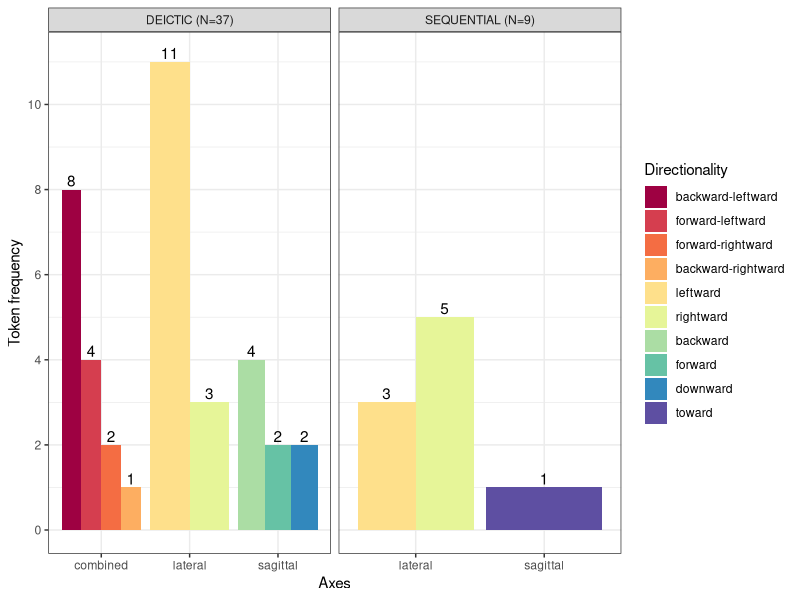
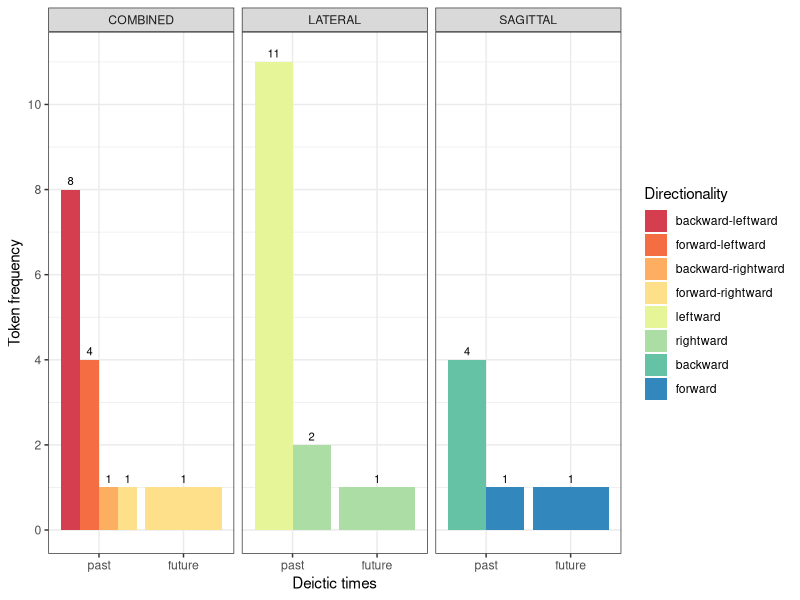

These figures' R source, in order:
# Gesture Data Analyses ==========================
library(tidyverse)
library(RColorBrewer)

## load the gesture annotation notes
gesture_notes <- readr::read_lines("data/temporal_gesture_annotation_notes.txt")

## 0. gesture about deictic vs. sequential times
### gestures for talking about sequential time
(sequential_lateral <- sum(str_count(gesture_notes, "<sequential-lateral")))
(sequential_sagittal <- sum(str_count(gesture_notes, "<sequential-sagittal")))
(sequential_gestures_n <- sum(sequential_lateral, sequential_sagittal)) # see cell D63 in the Excel Sheet file
(sequential_directionality_type <- str_extract(unlist(str_extract_all(gesture_notes, "<sequential-[ls].+\\/>")), "[a-z-]+ward"))

sequential_df <- str_subset(gesture_notes, "<sequential-[sl]") %>% 
  str_extract("<.+\\/>") %>% 
  str_replace_all("(^<sequential-|\"\\/>$|\")", "") %>% 
  str_replace_all("(\\/><(speaker=)?)", "_") %>% 
  tibble(origin = .) %>% 
  separate(origin, c("axes", "handedness", "directionality", "congruency", "speaker"), sep = "_")

### proportion of lateral and sagittal axes in sequential time & directionality count
(sequential_axes <- c(sequential_lateral, sequential_sagittal))
(names(sequential_axes) <- c("lateral", "sagittal"))
sequential_axes
round(prop.table(sequential_axes) * 100)
rev(sort(table(sequential_directionality_type)))
sequential_directionality_df <- tibble(directionality = sequential_directionality_type) %>% 
  count(directionality, sort = TRUE) %>% 
  mutate(axes = if_else(directionality == "toward", "sagittal", "lateral"),
         temporal_reference = "sequential") %>% 
  select(temporal_reference, axes, directionality, n)
sequential_directionality_df

### statistical tests for the sagittal vs. lateral axes in sequential time
binom.test(x = sequential_lateral, n = sequential_gestures_n, alternative = "greater")
binom.test(x = sequential_lateral, n = sequential_gestures_n, alternative = "greater")$p.value < 0.05 # TRUE

### gestures for talking about deictic time
(deictic_gestures_n <- sum(str_count(gesture_notes, "<deictic-")))
# 37 gestures accompanying utterances about deictic time (PAST, PRESENT, FUTURE)

### proportion of deictic vs. sequential time gestures
(deictic_vs_sequential <- c(deictic_gestures_n, sequential_gestures_n))
names(deictic_vs_sequential) <- c("deictic", "sequential")
round(prop.table(deictic_vs_sequential) * 100)

### statistical tests for deictic time vs. sequential time
binom.test(x = deictic_gestures_n, n = sum(deictic_vs_sequential), p = 0.5)
binom.test(x = deictic_gestures_n, n = sum(deictic_vs_sequential), p = 0.5)$p.value < 0.001

# DEICTIC TIME
## 1. axes: 
### 1.1 lateral (leftward-rightward), 
axes_deictic_lateral_sum <- str_subset(gesture_notes, "<deictic-") %>% 
  str_count("<leftward/>|<rightward/>") %>% sum()
axes_deictic_lateral_sum
axes_deictic_lateral_type <- str_subset(gesture_notes, "<deictic-") %>% 
  str_subset("<leftward/>|<rightward/>") %>% 
  str_extract("(?<=<)leftward(?=\\/>)|(?<=<)rightward(?=\\/>)")
table(axes_deictic_lateral_type)
axes_deictic_lateral_type_df <- tibble(directionality = axes_deictic_lateral_type) %>% 
  mutate(temporal_reference = "deictic", axes = "lateral") %>% 
  count(temporal_reference, axes, directionality) %>% 
  arrange(desc(n))
axes_deictic_lateral_type_df

### 1.2 sagittal (forward-backward), 
axes_deictic_sagittal_sum <- str_subset(gesture_notes, "<deictic-") %>% 
  str_count("<backward/>|<forward/>|<downward/>") %>% sum()
axes_deictic_sagittal_sum
axes_deictic_sagittal_type <- str_subset(gesture_notes, "<deictic-") %>% 
  str_subset("<backward/>|<forward/>|<downward/>") %>% 
  str_extract("(?<=<)backward(?=\\/>)|(?<=<)forward(?=\\/>)|(?<=<)downward(?=\\/>)")
sort(table(axes_deictic_sagittal_type), decreasing = TRUE)
axes_deictic_sagittal_type_df <- tibble(directionality = axes_deictic_sagittal_type) %>% 
  mutate(temporal_reference = "deictic", axes = "sagittal") %>% 
  count(temporal_reference, axes, directionality) %>% 
  arrange(desc(n))
axes_deictic_sagittal_type_df

### 1.3 combined
axes_deictic_combined_sum <- str_subset(gesture_notes, "<deictic-") %>% 
  str_subset("(<rightward/>|<leftward/>|<forward/>|<backward/>|<downward/>)", negate = TRUE) %>% 
  length()
axes_deictic_combined_sum
axes_deictic_combined_type <- str_subset(gesture_notes, "<deictic-") %>% 
  str_extract("(?<=<)[a-z]+ward\\-[a-z]+ward(?=\\/>)") %>% 
  .[!is.na(.)]
sort(table(axes_deictic_combined_type), decreasing = TRUE)
axes_deictic_combined_type_df <- tibble(directionality = axes_deictic_combined_type) %>% 
  mutate(temporal_reference = "deictic", axes = "combined") %>% 
  count(temporal_reference, axes, directionality) %>% 
  arrange(desc(n))
axes_deictic_combined_type_df

# multinomial test for the directionality in the combined axes
dmultinom(sort(table(axes_deictic_combined_type), decreasing = TRUE), prob = rep(1/length(table(axes_deictic_combined_type)), length(table(axes_deictic_combined_type))))
dmultinom(sort(table(axes_deictic_combined_type), decreasing = TRUE), prob = rep(1/length(table(axes_deictic_combined_type)), length(table(axes_deictic_combined_type)))) < 0.001

### 1.3.1 participants of the combined-axes
axes_deictic_combined_speakers <- str_subset(gesture_notes, "<deictic-") %>% 
  str_subset("(<rightward/>|<leftward/>|<forward/>|<backward/>|<downward/>)", negate = TRUE) %>% 
  str_extract("(?<=<speaker\\=.)([a-zA-Z-]+)(?=.)")
table(axes_deictic_combined_speakers)
round(prop.table(table(axes_deictic_combined_speakers))*100)

axes_deictic_all <- c(lateral = axes_deictic_lateral_sum, 
                      sagittal = axes_deictic_sagittal_sum, 
                      combined = axes_deictic_combined_sum)
(axes_deictic_all <- sort(axes_deictic_all, decreasing = TRUE))

### 1.4 proportion of axes for deictic all
axes_deictic_all
axes_deictic_all_proportion <- round(prop.table(axes_deictic_all) * 100)

### 1.5 statistical test for the axes in the deictic time
axes_deictic_all
dmultinom(axes_deictic_all, prob = rep(1/length(axes_deictic_all), length(axes_deictic_all)))
dmultinom(axes_deictic_all, prob = rep(1/length(axes_deictic_all), length(axes_deictic_all))) < 0.01

### 1.7 for PRESENT
present_expressions_gesture <- str_subset(gesture_notes, "<deictic-[a-z]+-present-[a-z]+")
present_position_construal <- str_extract(present_expressions_gesture, "(?<=present-)([a-z]+)")
present_reached_from <- str_extract(present_expressions_gesture, "(?<=past-)[a-z]+")
present_handedness <- str_extract(present_expressions_gesture, "(?<=<)[a-z-]+hands?(?=\\/>)")
present_speaker <- str_extract(present_expressions_gesture, "(?<=<speaker..)[^\"]+(?=\")")
present_gesture_type <- str_extract(present_expressions_gesture, "(?<=<)(sequential|isolated)-gesture")

present_df <- tibble(position = present_position_construal, reached_from = present_reached_from, handedness = present_handedness, speaker = present_speaker, gesture_type = present_gesture_type)
present_df

### 1.8 data for visualisation of TEMPORAL-REFERENCE * AXIS * DIRECTIONALITY
plot_df1 <- 
bind_rows(axes_deictic_combined_type_df, 
          axes_deictic_lateral_type_df, 
          axes_deictic_sagittal_type_df, 
          sequential_directionality_df) %>%
  mutate(directionality = factor(directionality,
                                 levels = c("backward-leftward", "forward-leftward", "forward-rightward", "backward-rightward", "leftward", "rightward", "backward", "forward", "downward", "toward")))
plot_df1
plot_df1 %>% 
  ggplot(aes(x = axes, y = n, fill = directionality)) + 
  geom_col(position = "dodge") +
  geom_text(aes(label = n), position = position_dodge(.9), vjust = -.25) +
  facet_wrap(~temporal_reference, scales = "free_x",
             labeller = labeller(temporal_reference = c(deictic = paste("DEICTIC (N=", deictic_gestures_n, ")", sep = ""), sequential = paste("SEQUENTIAL (N=", sequential_gestures_n, ")", sep = "")))) +
  labs(y = "Token frequency", x = "Axes", fill = "Directionality") +
  scale_fill_brewer(type = "div", palette = "Spectral") +
  scale_y_continuous(limits = c(0, 11.15), 
                     breaks = c(0, 2, 4, 6, 8, 10)) + 
  theme_bw() # +
  # ggsave("figures/fig-2-directionality-and-axes-for-temporal-gestures.png", width = 8, height = 4, units = "in", dpi = 300)

### freq. of sagittal gestures in deictic vs. sequential time
(sagittal_in_deictic <- axes_deictic_all[names(axes_deictic_all) == "sagittal"])
(sagittal_in_sequential <- sequential_axes[names(sequential_axes) == "sagittal"])
binom.test(c(sagittal_in_deictic, sagittal_in_sequential), alternative = "greater")
binom.test(c(sagittal_in_deictic, sagittal_in_sequential), alternative = "greater")$p.value < 0.05

### freq of lateral vs. sagittal in deictic and sequential time
lateral_all <- sequential_axes[names(sequential_axes) == "lateral"] + axes_deictic_all[names(axes_deictic_all) == "lateral"]
sagittal_all <- sequential_axes[names(sequential_axes) == "sagittal"] + axes_deictic_all[names(axes_deictic_all) == "sagittal"]
(all_lateral_vs_sagittal <- c(lateral_all, sagittal_all))
round(prop.table(all_lateral_vs_sagittal)*100)
binom.test(all_lateral_vs_sagittal)
binom.test(all_lateral_vs_sagittal)$p.value < 0.05


## 2. handedness: left-hand, right-hand, bimanual
handedness_deictic <- str_subset(gesture_notes, "<deictic-") %>% 
  str_extract("(right|left|both)hands?")
(handedness_deictic_count <- sort(table(handedness_deictic), decreasing = TRUE))
round(prop.table(handedness_deictic_count) * 100)
dmultinom(handedness_deictic_count, prob = rep(1/length(handedness_deictic_count), length(handedness_deictic_count)))
dmultinom(handedness_deictic_count, prob = rep(1/length(handedness_deictic_count), length(handedness_deictic_count))) < 0.001
chisq.test(handedness_deictic_count)$p.value < 0.01

handedness_sequential <- str_subset(gesture_notes, "<sequential-[sl]") %>% 
  str_extract("(right|left|both)hands?")
(handedness_sequential_count <- sort(table(handedness_sequential), decreasing = TRUE))
round(prop.table(handedness_sequential_count) * 100)


## 3. (in)congruence (across axes) for deictic time:
### 3.1 (in)congruence-lateral
congruence_lateral <- str_subset(gesture_notes, "<deictic-") %>% 
  str_subset("(<rightward/>|<leftward/>)") %>% 
  str_extract("(?<=<)([a-z-]+)?congr[a-z]+")
(congruence_lateral <- sort(table(congruence_lateral), decreasing = TRUE))
tapply(congruence_lateral, str_detect(names(congruence_lateral), "incongruent", negate = TRUE), sum)
sum(tapply(congruence_lateral, str_detect(names(congruence_lateral), "incongruent", negate = TRUE), sum))
round(prop.table(congruence_lateral) * 100, 2)

congruence_lateral_with_time_reference_directionality <- str_subset(gesture_notes, "<deictic-") %>% 
  str_subset("(<leftward/>|<rightward/>)") %>% 
  str_extract_all("<.+\\/>") %>% 
  unlist()
congruence_lateral_with_time_reference_directionality <- congruence_lateral_with_time_reference_directionality %>% 
  str_replace_all("(past|future).+?([a-z-]+hands?).+?([a-z-]+ward).+?<(([a-z-]+)?congr[a-z]+).+speaker..([a-zA-Z]+).+", "\\1_\\2_\\3_\\4_\\6") %>% 
  tibble(time_reference = .) %>% 
  separate(time_reference, c("time", "handedness", "directionality", "congruency", "speaker"), sep = "_", remove = FALSE) %>% 
  mutate(time = str_replace(time, "<deictic-lateral", ""),
         time = if_else(str_detect(time, "<past$"),
                        str_extract(time, "(?<=<)past$"),
                        str_extract(time, "(?<=\\-)[a-z]+"))) %>% 
  mutate(handedness = if_else(is.na(handedness),
                              str_extract(time_reference, "(?<=<)([a-z-]+hands?)"),
                              handedness),
         directionality = if_else(is.na(directionality),
                                  str_extract(time_reference, "(?<=<)([a-z-]+ward)"),
                                  directionality),
         congruency = if_else(is.na(congruency),
                              str_extract(time_reference, "(?<=<)(([a-z-]+)?congr[a-z]+)"),
                              congruency),
         speaker = if_else(is.na(speaker),
                           str_extract(time_reference, "(?<=speaker..)[A-Za-z]+"),
                           speaker)) %>% 
  mutate(congruency_simple = if_else(congruency == "incongruent", "incongruent", "congruent"),
         axis = "lateral")
congruence_lateral_with_time_reference_directionality

### 3.2 (in)congruence-sagittal
congruence_sagittal <- str_subset(gesture_notes, "<deictic-") %>% 
  str_subset("(<backward/>|<forward/>|<downward/>)") %>% 
  str_extract("(?<=<)([a-z-]+)?congr[a-z]+")
(congruence_sagittal <- sort(table(congruence_sagittal), decreasing = TRUE))
round(prop.table(congruence_sagittal) * 100, 2)

congruence_sagittal_with_time_reference_directionality <- str_subset(gesture_notes, "<deictic-") %>% 
  str_subset("(<backward/>|<forward/>|<downward/>)") %>% 
  str_extract_all("<.+\\/>") %>% 
  unlist()
congruence_sagittal_with_time_reference_directionality <- congruence_sagittal_with_time_reference_directionality %>% 
  str_replace_all("<.+?(past|future|present).+?([a-z-]+hands?).+?([a-z-]+ward).+?<(([a-z-]+)?congr[a-z]+).+speaker..([a-zA-Z]+).+", "\\1_\\2_\\3_\\4_\\6") %>% 
  tibble(time_reference = .) %>% 
  separate(time_reference, c("time", "handedness", "directionality", "congruency", "speaker"), sep = "_", remove = FALSE) %>% 
  mutate(congruency_simple = if_else(congruency == "incongruent", "incongruent", "congruent"),
         axis = "sagittal")


### 3.3 (in)congruence-combined
congruence_combined <- str_subset(gesture_notes, "<deictic-") %>% 
  str_subset("(<rightward/>|<leftward/>|<forward/>|<backward/>|<downward/>)", negate = TRUE) %>% 
  str_extract("(?<=<)([a-z-]+)?congr[a-z]+")
congruence_combined
(congruence_combined <- sort(table(congruence_combined), decreasing = TRUE))
(congruence_combined_sum <- c(congruence = sum(congruence_combined[1:2]), congruence_combined[3]))
round(prop.table(congruence_combined_sum) * 100, 2)

congruence_combined_with_time_reference_directionality <- str_subset(gesture_notes, "<deictic-") %>% 
  str_subset("(?<=<)[a-z]+ward\\-[a-z]+ward(?=\\/>)") %>% 
  str_extract_all("<.+\\/>") %>% 
  unlist()
congruence_combined_with_time_reference_directionality <- congruence_combined_with_time_reference_directionality %>% 
  str_replace_all("<.+?(past|future|present).+?([a-z-]+hands?).+?([a-z-]+ward\\-[a-z-]+ward).+?<(([a-z-]+)?congr[a-z]+).+speaker..([a-zA-Z]+).+", "\\1_\\2_\\3_\\4_\\6") %>% 
  tibble(time_reference = .) %>% 
  separate(time_reference, c("time", "handedness", "directionality", "congruency", "speaker"), sep = "_", remove = FALSE) %>% 
  mutate(congruency_simple = if_else(congruency == "incongruent", "incongruent", "congruent"),
         axis = "combined")
congruence_combined_with_time_reference_directionality

congruency_all <- bind_rows(congruence_combined_with_time_reference_directionality, congruence_lateral_with_time_reference_directionality, congruence_sagittal_with_time_reference_directionality) %>% 
  mutate(time = factor(time, levels = c("past", "present", "future")),
         handedness = factor(handedness, levels = c("righthand", "lefthand", "bothhands")),
         axis = factor(axis, levels = c("sagittal", "lateral", "combined")),
         congruency = factor(congruency, levels = c("congruent", "doubly-congruent", "singly-congruent", "incongruent")))
congruency_all

### congruency overall
congruency_all %>% 
  count(congruency_simple) %>% 
  mutate(perc = round(n/sum(n) * 100))
congruency_all %>% count(axis, congruency)
congruency_all %>% count(congruency_simple, axis) %>% arrange(axis)

### 3.4 congruency mapping for the deictic-time reference, directionality, and axes
plot_df <- congruency_all %>% 
  filter(time != "present") %>%
  mutate(axis = fct_rev(axis)) %>% 
  count(time, directionality, axis) %>% 
  mutate(directionality = factor(directionality,
                                 levels = c("backward-leftward", "forward-leftward", "backward-rightward", "forward-rightward", "leftward", "rightward", "backward", "forward"))) %>% 
  arrange(axis, directionality)
plot_df %>% 
  ggplot(aes(x = time, y = n, fill = directionality)) + 
  geom_col(position = "dodge") +
  geom_text(aes(label = n), position = position_dodge(.9), vjust = -.5, size = 2.85) + 
  facet_wrap(~axis, labeller = labeller(axis = c(combined = "COMBINED", lateral = "LATERAL", sagittal = "SAGITTAL"))) +
  labs(y = "Token frequency", x = "Deictic times", fill = "Directionality") + 
  theme_bw() +
  scale_y_continuous(limits = c(0, 11.15), breaks = c(0, 2, 4, 6, 8, 10)) +
  scale_fill_brewer(type = "div", palette = "Spectral") # +
  # ggsave("figures/fig-3-directionality-of-deictic-time.png", width = 8, height = 3.5, units = "in", dpi = 300)

### past vs. future utterances
plot_df %>% 
  group_by(time) %>% 
  summarise(n = sum(n)) %>% 
  mutate(perc = round(n/sum(n) * 100))

### multinomial test for directionality of PAST in combined axes
past_combined <- pull(filter(plot_df, axis == "combined", time == "past"), n)
(names(past_combined) <- pull(filter(plot_df, axis == "combined", time == "past"), directionality))
past_combined
prop.table(past_combined)
past_combined_prop <- round(prop.table(past_combined)*100)
dmultinom(past_combined, prob = rep(1/length(past_combined), length(past_combined)))
dmultinom(past_combined, prob = rep(1/length(past_combined), length(past_combined))) < 0.001

## handedness of BACKWARD-LEFTAWRD - PAST gesture
congruency_all %>% 
  count(directionality, handedness, time, axis) %>% 
  filter(axis == "combined", directionality == "backward-leftward") %>% 
  mutate(perc = round(n/sum(n)*100))
handedness_backwardleftward <- congruency_all %>% 
  count(directionality, handedness, time, axis) %>% 
  filter(axis == "combined", directionality == "backward-leftward") %>% 
  pull(n)
names(handedness_backwardleftward) <- congruency_all %>% 
  count(directionality, handedness, time, axis) %>% 
  filter(axis == "combined", directionality == "backward-leftward") %>% 
  pull(handedness)
handedness_backwardleftward
binom.test(handedness_backwardleftward)

## handedness and speakers for BACKWARD-LEFTWARD - PAST gesture
handedness_backwardleftward_speakers <- congruency_all %>% 
  filter(axis == 'combined', directionality == 'backward-leftward') %>% 
  count(speaker, handedness) %>% 
  mutate(perc = round(n/sum(n)*100)) %>% 
  arrange(desc(perc))

## binomial test for directionality of PAST in lateral axis
past_lateral <- pull(filter(plot_df, axis == "lateral", time == "past"), n)
(names(past_lateral) <- pull(filter(plot_df, axis == "lateral", time == "past"), directionality))
past_lateral
prop.table(past_lateral)
past_lateral_prop <- round(prop.table(past_lateral)*100)
binom.test(past_lateral, alternative = "greater")
binom.test(past_lateral, alternative = "greater")$p.value < 0.05

## binomial test for directionality of PAST in sagittal axis
past_sagittal <- pull(filter(plot_df, axis == "sagittal", time == "past"), n)
(names(past_sagittal) <- pull(filter(plot_df, axis == "sagittal", time == "past"), directionality))
prop.table(past_sagittal)
past_sagittal
(past_sagittal_prop <- round(prop.table(past_sagittal)*100))
binom.test(past_sagittal, alternative = "greater")
binom.test(past_sagittal, alternative = "greater")$p.value < 0.05

backward_past_all <- sum(c(sum(past_combined[str_detect(names(past_combined), "backward")]), past_sagittal[str_detect(names(past_sagittal), "backward")]))
backward_past_all
c(backward_past_all, past_sagittal[str_detect(names(past_sagittal), "forward")])
binom.test(c(backward_past_all, past_sagittal[str_detect(names(past_sagittal), "forward")]), alternative = "greater")$p.value
binom.test(c(backward_past_all, past_sagittal[str_detect(names(past_sagittal), "forward")]), alternative = "greater")$p.value < 0.001

## Analyses for PRESENT for the directionality of the gestures
present_df %>% 
  count(gesture_type) %>% 
  arrange(desc(n)) %>% 
  mutate(perc = round(n/sum(n) * 100))
present_df %>% 
  count(reached_from) %>% 
  arrange(desc(n)) %>% 
  filter(reached_from != "downward") %>% 
  mutate(perc = round(n/sum(n) * 100))
